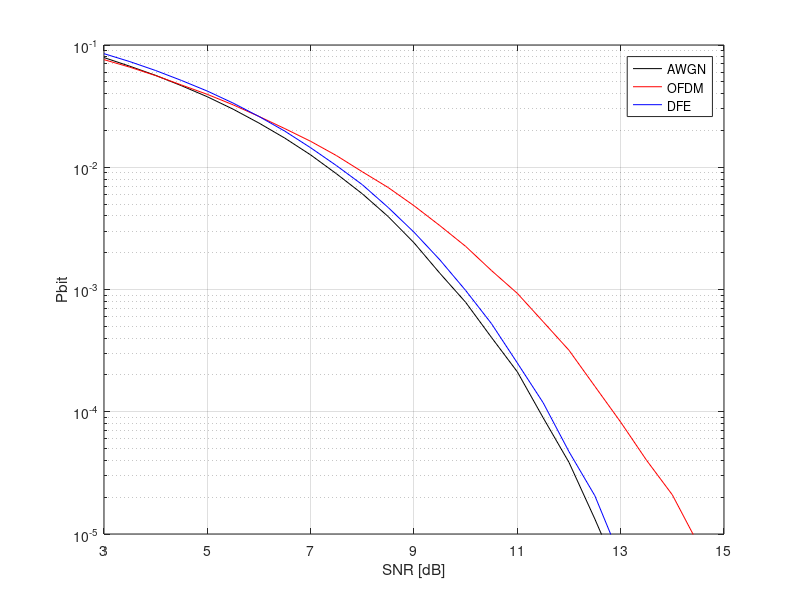
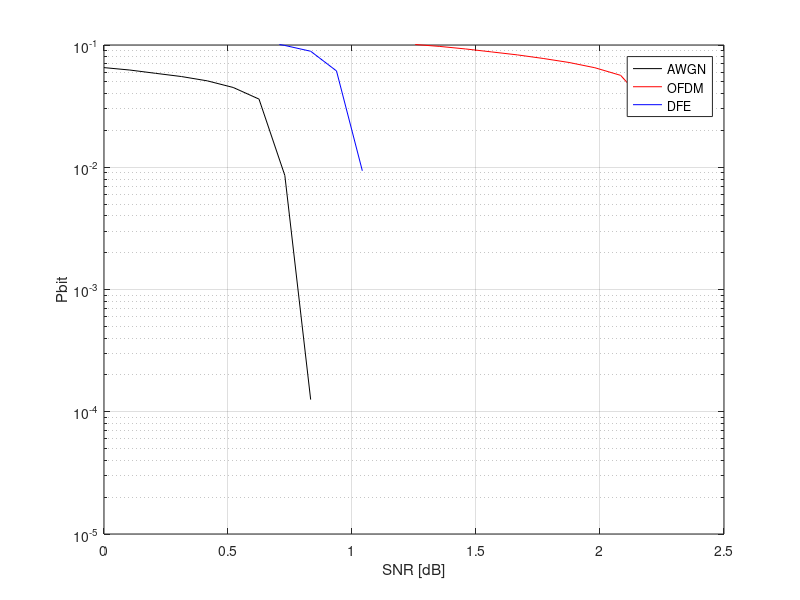

The MATLAB script that drew these images, in order:
close all; clear all; clc;

load('pbits_uncoded');

figure;
semilogy(SNRs, pbit_awgn_u, 'k');
hold on;
semilogy(SNRs, pbit_ofdm_u, 'r');
semilogy(SNRs, pbit_dfe_u, 'b');
ylim([1e-5, 1e-1]);
xlim([3 15]);
grid on;
xlabel('SNR [dB]');
ylabel('Pbit');
legend('AWGN', 'OFDM', 'DFE');
set(gca, 'YTick', power(10, -5:-1));
set(gca, 'XTick', 3:2:15);
print('pbits_uncoded', '-depsc');

load('pbits_coded');

figure;
semilogy(SNRs, pbit_awgn_c, 'k');
hold on;
semilogy(SNRs, pbit_ofdm_c, 'r');
semilogy(SNRs, pbit_dfe_c, 'b');
ylim([1e-5, 1e-1]);
%xlim([0 2]);
grid on;
xlabel('SNR [dB]');
ylabel('Pbit');
legend('AWGN', 'OFDM', 'DFE');
set(gca, 'YTick', power(10, -5:-1));
%set(gca, 'XTick', 3:2:15);
print('pbits_coded', '-depsc');
